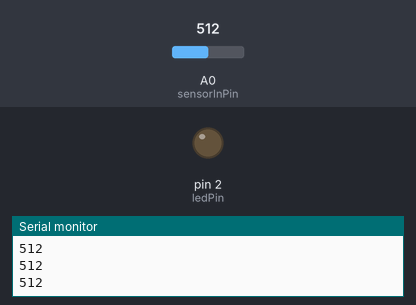
Bench run of a sketch on a simulated Arduino Uno, built with avr-gcc and run on an emulated ATmega328P. Parts: output pins drawn as LEDs (lit = HIGH), the last lines printed to the serial monitor. The test bench sets the inputs (shaded band); at power-on: A0 (sensorInPin) = 512.

Above: at 1.2 s.
1.3 s: A0 (sensorInPin) set to 209
2.8 s: A0 (sensorInPin) set to 184
At 3.3 s:
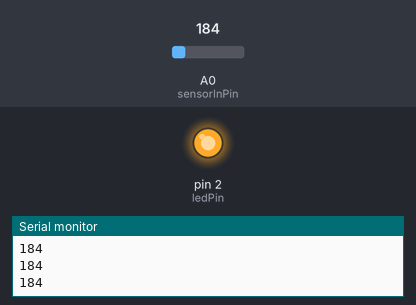
4.3 s: A0 (sensorInPin) set to 210
At 5.4 s:
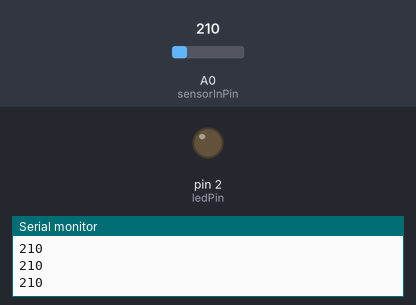
5.8 s: A0 (sensorInPin) set to 190
At 6.6 s:
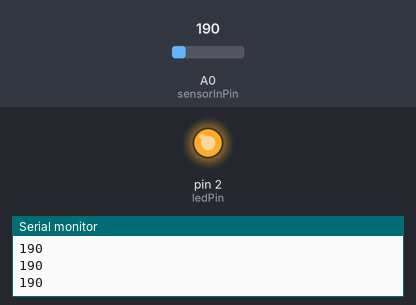
Timing chart, 0 to 8.3 s (numbered marks = the images above; inputs shaded):
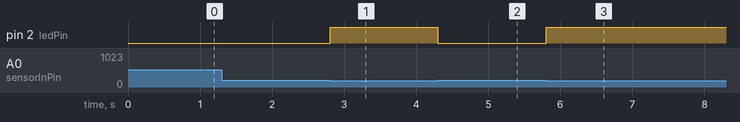

Measured:
- the behaviour switches between 200 and 199 on A0 (sensorInPin) (found by bisection; images 0 and 1)
- after the input at 2.8 s, pin 2 (ledPin): LOW → HIGH at once
- after the input at 4.3 s, pin 2 (ledPin): HIGH → LOW at once
- after the input at 5.8 s, pin 2 (ledPin): LOW → HIGH at once

The sketch:

_____v1.0.ino
```cpp
int sensorInPin = A0;//定义模拟接口0
int ledPin=2;//定义数字接口6
int sensorValue = 0;// 模拟输入变量
void setup()
{
  pinMode(ledPin,OUTPUT);//定义数字接口6 为输出
  Serial.begin(9600);//设置波特率为9600
//注意：模拟接口自动设置为输入
}
void loop()
{
  sensorValue=analogRead(sensorInPin);// 读取传感器的模拟值并赋值给val
  Serial.println(sensorValue);//显示val 变量
  if(sensorValue<200)
    digitalWrite(ledPin,HIGH);// 将变量值赋值给蜂鸣器的连接口
  else
    digitalWrite(ledPin,LOW);// 将变量值赋值给蜂鸣器的连接口
  delay(10);//延时时间用来控制串口监视器数据刷新快慢，可自行设置
}
```
